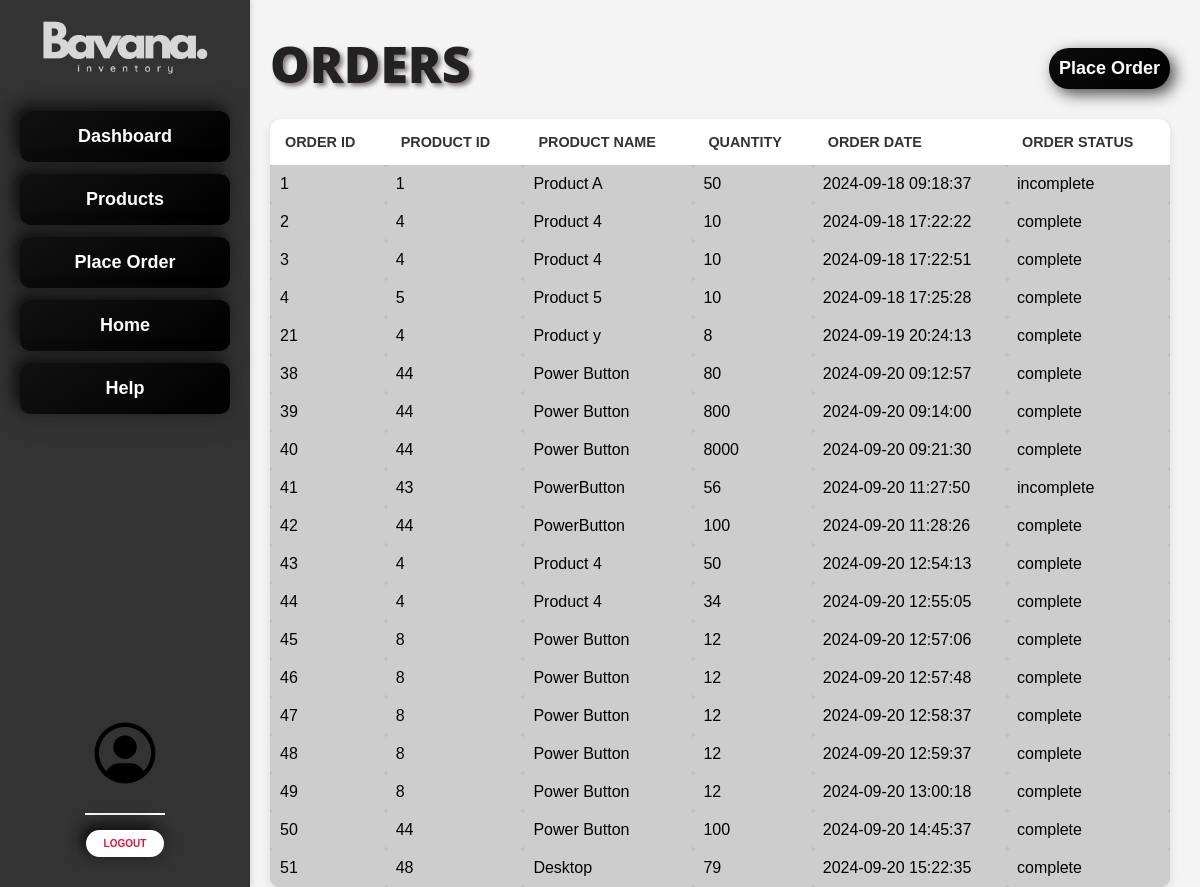
Page /dashboard_user/order.php on the committed database.
### tables this page shows
CREATE TABLE `purchase_orders` (
  `order_id` int(11) NOT NULL,
  `product_id` int(11) DEFAULT NULL,
  `product_name` varchar(100) DEFAULT NULL,
  `quantity` int(11) DEFAULT NULL,
  `order_status` enum('pending','incomplete','complete') DEFAULT 'pending',
  `order_date` timestamp NOT NULL DEFAULT current_timestamp()
);

### dashboard_user/order.php (the view, shortened to what this page needs)
<!DOCTYPE html>
<html lang="en">
<head>
    <link rel="stylesheet" href="../styles/dashbrd.css">
<body>
    <div class="container">
        <?php require_once "./side_bar_user.php"; ?>
            <div class="card-container">
                <div class="header">
                <h1>ORDERS</h1>
                <a class="add-product" href="place_order_form.php">Place Order</a>
            </div>
            <?php
            require_once("../backend/connect.php");
            $sql = "SELECT * FROM purchase_orders";
            $result=mysqli_query($conn, $sql);
            ?>
            <?php
            if ($result->num_rows > 0) {
            echo "<table>";
            echo "<tr><th>Order id</th><th>Product id</th><th>Product name</th><th>Quantity</th><th>Order Date</th><th>Order status</th></tr>";
            while($row = mysqli_fetch_assoc($result))
            {
                echo '<tr>
                <td>'.$row['order_id'].'</td>
                <td>'.$row['product_id'].'</td>
                <td>'.$row['product_name'].'</td>
                <td>'.$row['quantity'].'</td>
                <td>'.$row['order_date'].'</td>';
                if($row['order_status']=='pending') {echo ' <td>
                    <a href="../backend/order_status.php?order_id='.$row['order_id'].'&status=complete" class="done">Done</a>
                    <a href="../backend/order_status.php?order_id='.$row['order_id'].'&status=incomplete" class="cancel">Cancel</a>
                </td>';}
                else{
                        echo "<td>".$row['order_status']."</td>";
                }
            echo '</tr>';
            }
            echo "</table>";
            } else {
            echo "<a class='no-add' href='add_user_form.php'>No Order Placed !</a>";
            }
        ?>
    </div>
</body>
</html>

### dashboard_user/side_bar_user.php (shortened to what this page needs)
<div class="sidebar">
    <img src="../images_for dashbrd/Bavana_trans_long_white_large.png" alt="Logo" width="300px">
    <ul>
        <a href="dashboard_user.php"><li><div>Dashboard</div></li></a>
        <a href="products_user.php" >  <li><div>Products</div></li></a>
        <a href="order.php" ><li><div>Place Order</div></li></a>
        <a href="../Userhome/index.php" ><li><div>Home</div></li></a>
        <a href="../Userhome/help.php" ><li><div>Help</div></li></a>
    </ul>
        <div class="profile">
            <img src="../images_for dashbrd/user.png" alt="Profile Image">
        </div>
    <ul >
    <li><center><button onclick="go('../backend/logout.php')" class="logout">LOGOUT</button></center></li>
    </ul>
</div>

### styles/dashbrd.css (style rules this page uses)
* { margin: 0; padding: 0; box-sizing: border-box; }
body { font-family: Arial, sans-serif; display: flex; height: 100vh; background-color: #f4f4f4; }
.container { display: flex; width: 100%; height: 100%; }
.sidebar { width: 250px; align-items: center; background-color: #333333; font-size: 13px; position: fixed; color: white; display: flex; flex-direction: column; padding: 20px; height: 100%; box-shadow: 2px 0 5px rgba(0, 0, 0, 0.1); overflow-y: auto; }
.sidebar img { max-width: 80%; height: auto; margin-bottom: 15px; }
.sidebar ul { list-style: none; padding: 0; margin-top: 10px; width: 100%; }
.sidebar ul a { text-decoration: none; color: white; }
.sidebar ul div { width: 100%; background: linear-gradient(145deg, #111111, #000000); border-color: #ffffff; border-radius: 10px; scrollbar-width: none; text-align: center; color: white; padding: 15px 20px; font-family: 'Poppins', sans-serif; font-weight: bold; font-size: large; cursor: pointer; box-shadow: 2px 2px 30px rgba(40, 39, 39, 0.2), -5px -5px 15px rgb(12, 12, 12); transition: all 0.3s ease-in-out; margin-top: 12px; margin-bottom: 10px; }
.profile { text-align: center; margin-top: auto; border-bottom: 2px solid white; padding-bottom: 10px; }
.profile img { width: 80px; object-fit: cover; }
.logout { background-color: white; border-radius: 50px; border: none; font-size: 10px; text-align: center; color: crimson; padding: 8px 18px; font-family: 'Poppins', sans-serif; font-weight: 900; cursor: pointer; box-shadow: 3px 3px 12px rgba(43, 42, 42, 0.3), -5px -5px 15px rgb(12, 12, 12); transition: all 0.3s ease-in-out; margin-top: 15px; transform: translateY(-10px); }
.card-container { width: 100%; margin: 10px; padding: 20px; display: flex; flex-direction: column; margin-left: 250px; }
.card-container a, .change { text-decoration: none; color: rgb(255, 255, 255); font-size: large; font-weight: bold; background-color: #bfbfbf; padding: 10px; border-radius: 20px; }
.card-container a { margin-top: 28px; background-color: #bbbbbb; }
h1 { margin-bottom: auto; color: #222222; font-weight: 999; font-size: 50px; font-family: 'Open Sans', sans-serif; text-transform: uppercase; font-stretch: expanded; text-shadow: 3px 3px 4px rgba(22, 1, 1, 0.5); display: inline-block; }
.add-product { width: fit-content; background: linear-gradient(145deg, #0c0c0c, #000000); border: none; border-radius: 25px; color: rgb(255, 255, 255); padding: 15px 15px; font-size: 15px; font-family: 'Poppins', sans-serif; font-weight: bold; cursor: pointer; box-shadow: 5px 5px 15px rgb(73, 73, 73), -5px -5px 15px rgba(255, 255, 255, 0.1); transition: all 0.3s ease-in-out; margin-top: auto; transform: translateY(-10px); }
.header { display: flex; justify-content: space-between; margin-bottom: 20px; }
table { border-radius: 10px; font-family: 'Arial', sans-serif; width: 100%; max-width: 100%; border-collapse: collapse; border-color: #000000; background-color: #bfbfbf; box-shadow: 0px 4px 10px rgba(0, 0, 0, 0.1); overflow: hidden; margin-top: auto; margin-bottom: 600px; }
td { padding: 10px; text-align: left; border-radius: 4px; background-color: #cecdcd; }
th { padding: 15px; text-align: left; font-weight: bold; text-transform: uppercase; font-size: 0.9rem; color: #333; background-color: #ffffff; }

### rows in the picture
purchase_orders: order_id "1", product "1", product_name "Product A", quantity "50", order_date "2024-09-18 09:18:37", order_status "incomplete"
purchase_orders: order_id "2", product "4", product_name "Product 4", quantity "10", order_date "2024-09-18 17:22:22", order_status "complete"
purchase_orders: order_id "3", product "4", product_name "Product 4", quantity "10", order_date "2024-09-18 17:22:51", order_status "complete"
purchase_orders: order_id "4", product "5", product_name "Product 5", quantity "10", order_date "2024-09-18 17:25:28", order_status "complete"
purchase_orders: order_id "21", product "4", product_name "Product y", quantity "8", order_date "2024-09-19 20:24:13", order_status "complete"
purchase_orders: order_id "38", product "44", product_name "Power Button", quantity "80", order_date "2024-09-20 09:12:57", order_status "complete"
purchase_orders: order_id "39", product "44", product_name "Power Button", quantity "800", order_date "2024-09-20 09:14:00", order_status "complete"
purchase_orders: order_id "40", product "44", product_name "Power Button", quantity "8000", order_date "2024-09-20 09:21:30", order_status "complete"
purchase_orders: order_id "41", product "43", product_name "PowerButton", quantity "56", order_date "2024-09-20 11:27:50", order_status "incomplete"
purchase_orders: order_id "42", product "44", product_name "PowerButton", quantity "100", order_date "2024-09-20 11:28:26", order_status "complete"
purchase_orders: order_id "43", product "4", product_name "Product 4", quantity "50", order_date "2024-09-20 12:54:13", order_status "complete"
purchase_orders: order_id "44", product "4", product_name "Product 4", quantity "34", order_date "2024-09-20 12:55:05", order_status "complete"
purchase_orders: order_id "45", product "8", product_name "Power Button", quantity "12", order_date "2024-09-20 12:57:06", order_status "complete"
purchase_orders: order_id "46", product "8", product_name "Power Button", quantity "12", order_date "2024-09-20 12:57:48", order_status "complete"
purchase_orders: order_id "47", product "8", product_name "Power Button", quantity "12", order_date "2024-09-20 12:58:37", order_status "complete"
purchase_orders: order_id "48", product "8", product_name "Power Button", quantity "12", order_date "2024-09-20 12:59:37", order_status "complete"
purchase_orders: order_id "49", product "8", product_name "Power Button", quantity "12", order_date "2024-09-20 13:00:18", order_status "complete"
purchase_orders: order_id "50", product "44", product_name "Power Button", quantity "100", order_date "2024-09-20 14:45:37", order_status "complete"
purchase_orders: order_id "51", product "48", product_name "Desktop", quantity "79", order_date "2024-09-20 15:22:35", order_status "complete"
